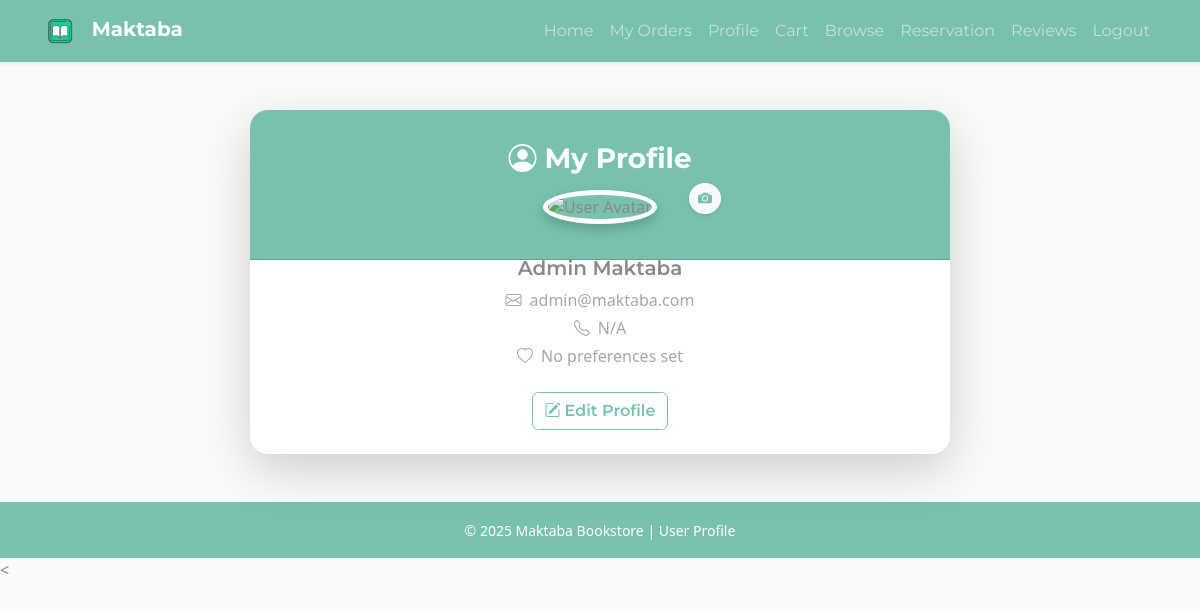
Page /modules/user/profile.php (signed in) on the committed database.
### tables this page shows
CREATE TABLE users (
    user_id INT AUTO_INCREMENT PRIMARY KEY,
    full_name VARCHAR(100) NOT NULL,
    email VARCHAR(100) UNIQUE NOT NULL,
    password_hash VARCHAR(255) NOT NULL,
    phone VARCHAR(20),
    preferences TEXT,
    user_role ENUM('customer','admin') DEFAULT 'customer',
    otp_code VARCHAR(10),
    otp_expiry DATETIME,
    is_verified TINYINT(1) DEFAULT 0,
    date_created TIMESTAMP DEFAULT CURRENT_TIMESTAMP,
    last_login TIMESTAMP NULL
);

### modules/user/profile.php (the view, shortened to what this page needs)
<?php
require_once("../../includes/audit_helper.php");
$user_id = $_SESSION['user_id'];
$stmt = $conn->prepare("SELECT full_name, email, phone, preferences, avatar FROM users WHERE user_id = ?");
$stmt->bind_param("i", $user_id);
$stmt->execute();
$user = $stmt->get_result()->fetch_assoc();
?>
<!DOCTYPE html>
<html lang="en">
<head>
  <link href="https://cdn.jsdelivr.net/npm/bootswatch@5.3.3/dist/minty/bootstrap.min.css" rel="stylesheet">
  <link href="https://cdn.jsdelivr.net/npm/bootstrap-icons@1.11.3/font/bootstrap-icons.css" rel="stylesheet">
</head>
<body>
  <?php include("../../includes/user_nav.php"); ?>
  <main class="container py-5">
    <div class="card profile-card shadow-lg mx-auto" style="max-width: 700px;">
      <div class="card-header bg-primary text-white text-center position-relative" style="height: 150px;">
        <h3 class="mt-4 fw-bold"><i class="bi bi-person-circle me-2"></i>My Profile</h3>
      </div>
      <div class="avatar-wrapper">
        <img id="avatarPreview" src="<?= !empty($user['avatar']) ? htmlspecialchars($user['avatar']) : '/assets/img/default-avatar.png' ?>" alt="User Avatar">
        <button class="btn btn-sm btn-light shadow-sm" data-bs-toggle="modal" data-bs-target="#avatarModal">
          <i class="bi bi-camera-fill text-primary"></i>
        </button>
      </div>
      <div class="card-body px-5 pb-4">
        <div class="text-center mt-3">
          <h5 class="fw-semibold"><?= htmlspecialchars($user['full_name']) ?></h5>
          <p class="text-muted mb-1"><i class="bi bi-envelope me-2"></i><?= htmlspecialchars($user['email']) ?></p>
          <p class="text-muted mb-1"><i class="bi bi-telephone me-2"></i><?= htmlspecialchars($user['phone'] ?: 'N/A') ?></p>
          <p class="text-muted"><i class="bi bi-heart me-2"></i><?= htmlspecialchars($user['preferences'] ?: 'No preferences set') ?></p>
        </div>
        <div class="text-center mt-4">
          <button class="btn btn-outline-primary fw-semibold" data-bs-toggle="modal" data-bs-target="#editProfileModal">
            <i class="bi bi-pencil-square me-1"></i>Edit Profile
          </button>
        </div>
      </div>
    </div>
  </main>
  <footer class="bg-primary text-white text-center py-3 mt-auto">
    <small>&copy; <?= date('Y') ?> Maktaba Bookstore | User Profile</small>
  </footer>
  <

### modules/user/profile.php (style rules this page uses)
body { background-color: #f8fafc; }
.profile-card { border: none; border-radius: 18px; overflow: hidden; box-shadow: 0 6px 16px rgba(0,0,0,0.1); }
.avatar-wrapper { text-align: center; margin-top: -70px; position: relative; }
.avatar-wrapper img { width: 140px; height: 140px; border-radius: 50%; border: 5px solid #fff; object-fit: cover; box-shadow: 0 5px 12px rgba(0,0,0,0.2); transition: transform 0.2s ease-in-out; }
.avatar-wrapper button { position: absolute; bottom: 10px; right: 35%; transform: translateX(50%); border-radius: 50%; }

### rows in the picture
users: full_name "Admin Maktaba", email "admin@maktaba.com", phone "N/A", preferences "No preferences set"
